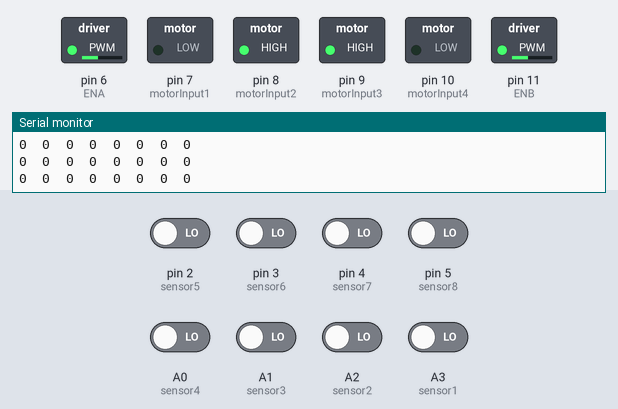
A sketch run on a simulated Arduino Uno, built with avr-gcc and run on an emulated ATmega328P. On the bench: switched loads named in the sketch (green lamp = pin HIGH), the last lines printed to the serial monitor. Inputs (shaded band) come from the test bench; at power-on: A0 (sensor4), A1 (sensor3), A2 (sensor2), A3 (sensor1), pin 2 (sensor5), pin 3 (sensor6), pin 4 (sensor7), pin 5 (sensor8) LOW.

Above: at 2.7 s.
2.8 s: pin 2 (sensor5) driven HIGH
At 3.1 s:
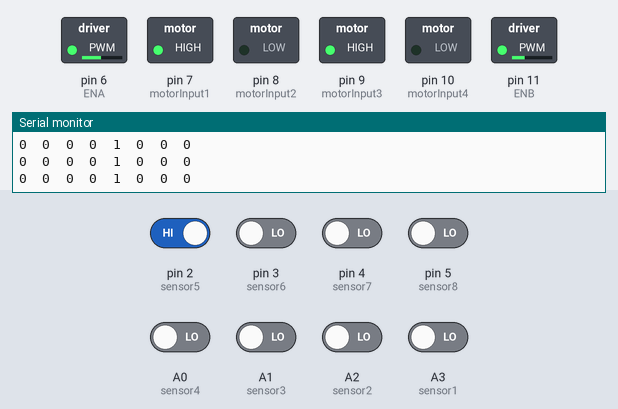
4.3 s: pin 2 (sensor5) driven LOW
At 4.72 s:
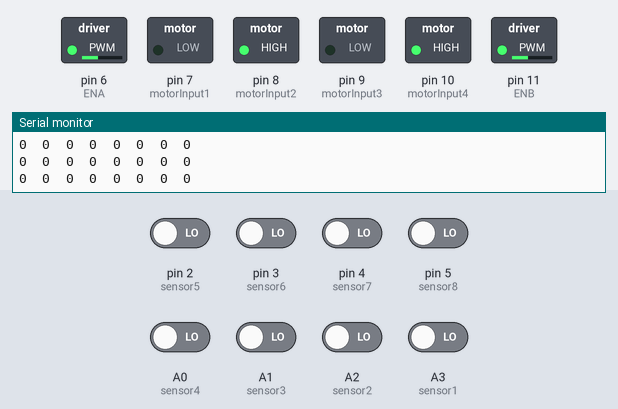
6.1 s: A0 (sensor4) driven HIGH
At 6.6 s:
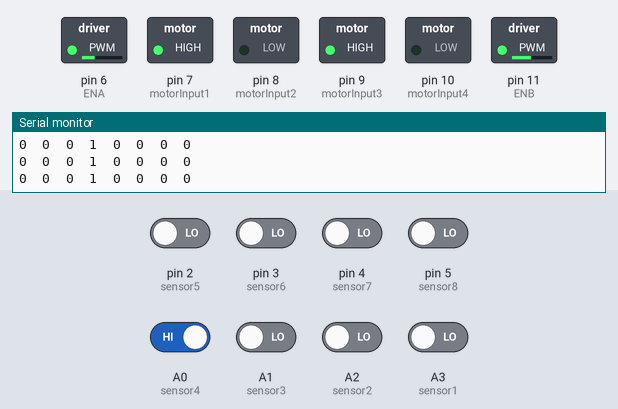
7.6 s: A1 (sensor3) driven HIGH
At 8.3 s:
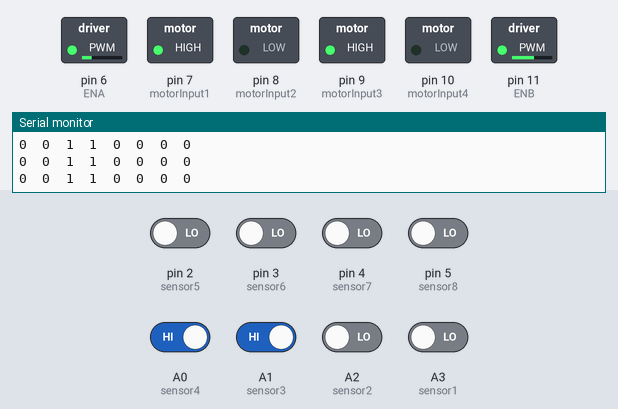
9.1 s: pin 5 (sensor8) driven HIGH
At 9.9 s:
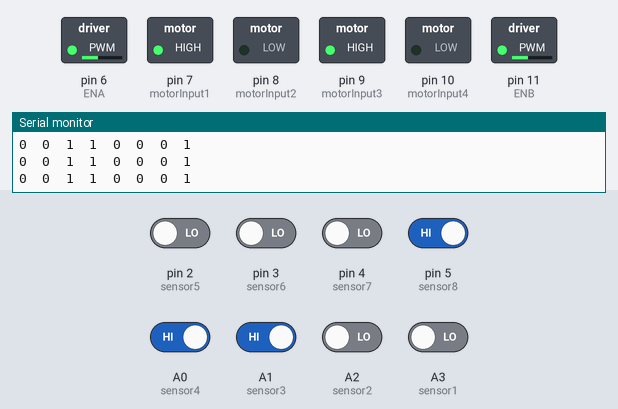
10.6 s: A3 (sensor1) driven HIGH
At 11.6 s:
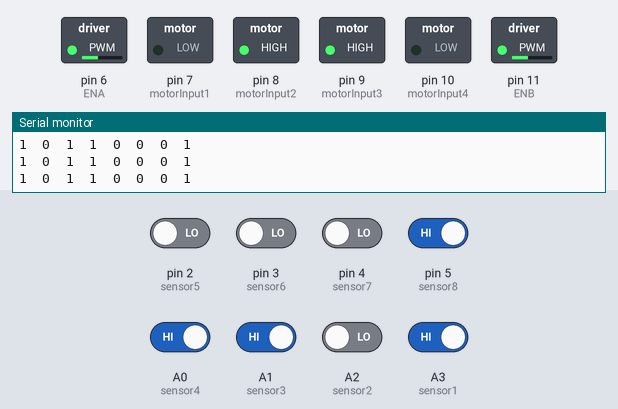
Timing chart, 0 to 13.6 s (numbered marks = the images above; inputs shaded):
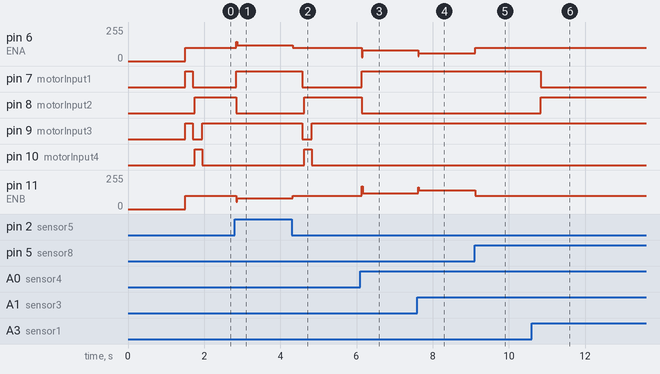

Measured:
- after the input at 2.8 s, pin 6 (ENA): 100/255 → 120/255 after 0.05 s; pin 7 (motorInput1): LOW → HIGH after 0.05 s; pin 8 (motorInput2): HIGH → LOW after 0.05 s; pin 11 (ENB): 100/255 → 80/255 after 0.05 s
- after the input at 4.3 s, pin 6 (ENA): 120/255 → 100/255 at once; pin 7 (motorInput1): HIGH → LOW after 0.28 s; pin 8 (motorInput2): LOW → HIGH after 0.33 s; pin 9 (motorInput3): HIGH → LOW after 0.28 s, → HIGH 0.25 s later; pin 10 (motorInput4): LOW → HIGH after 0.33 s, → LOW 0.20 s later
- after the input at 6.1 s, pin 6 (ENA): 100/255 → 80/255 at once; pin 7 (motorInput1): LOW → HIGH at once; pin 8 (motorInput2): HIGH → LOW at once; pin 11 (ENB): 100/255 → 120/255 at once
- after the input at 7.6 s, pin 6 (ENA): 80/255 → 60/255 at once; pin 11 (ENB): 120/255 → 140/255 at once
- after the input at 9.1 s, pin 6 (ENA): 60/255 → 100/255 at once; pin 11 (ENB): 140/255 → 100/255 at once
- after the input at 10.6 s, pin 7 (motorInput1): HIGH → LOW after 0.23 s; pin 8 (motorInput2): LOW → HIGH after 0.23 s

The sketch:

NsuRiad.ino
```cpp
#define sensor1 A3      // Left most sensor
#define sensor2 A2      // Left sensor
#define sensor3 A1      // Middle Left sensor
#define sensor4 A0      // Middle Right sensor
#define sensor5 2       // Right sensor
#define sensor6 3       // Right most sensor
#define sensor7 4
#define sensor8 5

// Initial Values of Sensors
int sensor[8] = { 0, 0, 0, 0, 0, 0 , 0, 0 };
int surfaceflag = 0;

// Motor Pins
#define ENA 6
#define motorInput1 7
#define motorInput2 8
#define motorInput3 9
#define motorInput4 10
#define ENB 11

int left_motor_speed = 0;
int right_motor_speed = 0;

int spedr = 100;
int spedl = 100;
int spedf = 100;


int DelayCheck = 15;

int DelayForth = 100;
int DelayEvery = 100;
int DelayReverse = 200;
int DelaySharp = 400;
int delaytest = 3000;
int GoodPosition = 2;

int t = 0;

int initial_motor_speed = 100;

// Output Pins for Led
//int ledPin1 = A3;
//int ledPin2 = A4;

// PID Constants
float Kp = 20.00; // Will be tuned on track
float Ki = 0; //these contants will differ in eee and
float Kd = 25.00 ;//cse fest depending on track

// PID Variables
float error = 0, P = 0, I = 0, D = 0, PID_value = 0;
float previous_error = 0, previous_I = 0;

int flag = 0;

void setup() {
  pinMode(sensor1, INPUT);
  pinMode(sensor2, INPUT);
  pinMode(sensor3, INPUT);
  pinMode(sensor4, INPUT);
  pinMode(sensor5, INPUT);
  pinMode(sensor6, INPUT);

  pinMode(motorInput1, OUTPUT);
  pinMode(motorInput2, OUTPUT);
  pinMode(motorInput3, OUTPUT);
  pinMode(motorInput4, OUTPUT);
  pinMode(ENA, OUTPUT);
  pinMode(ENB, OUTPUT);

  /*pinMode(ledPin1, OUTPUT);
    digitalWrite(ledPin1, LOW);*/


  Serial.begin(9600);                     //setting serial monitor at a default baund rate of 9600
  delay(500);
  Serial.println("Started !!");
  delay(1000);
}

void loop()
{
  read_sensor_values(surfaceflag);

  /*************************************************************************************  SHARP_LEFT_DETECT  *******************************************************************************************************************************/

  if (error == 100) {               // Make left turn untill it detects straight path

    //    stop_bot();
    //    delay(delaytest);
    analogWrite(ENA, spedf); //Right Motor Speed
    analogWrite(ENB, spedf); // Left Motor Speed
    forward();
    delay(DelayEvery);
    read_sensor_values(surfaceflag);
    if ( error == 103 ) {
      //stop_bot();
      //delay(5000);
    } else {
      analogWrite(ENA, spedr); //Right Motor Speed
      analogWrite(ENB, spedl); //Left Motor Speed
      sharpLeftTurn();
      delay(DelaySharp);
      read_sensor_values(surfaceflag);
      do {
        analogWrite(ENA, spedr); //Right Motor Speed
        analogWrite(ENB, spedl); //Left Motor Speed
        sharpLeftTurn();
        read_sensor_values(surfaceflag);
      } while (error < -GoodPosition || error > GoodPosition);
      //      stop_bot();
    }
  }

  /**************************************************************************************  SHARP_RIGHT_DETECT  *************************************************************************************** *************************************/

  else if (error == 101) {          // Make right turn untill it detects straight path....If straight path exists.....Go forward

    analogWrite(ENA, spedf); //Right Motor Speed
    analogWrite(ENB, spedf); // Left Motor Speed
    forward();
    delay(DelayEvery);
    read_sensor_values(surfaceflag);

    if ( error == 103 ) {
      //stop_bot();
      //delay(5000);
    } else if (error == 102) {
      do {
        analogWrite(ENA, spedr); //Right Motor Speed
        analogWrite(ENB, spedl); //Left Motor Speed
        sharpRightTurn();
        read_sensor_values(surfaceflag);
      } while (error < -GoodPosition || error > GoodPosition );

    } else {
      analogWrite(ENA, spedf); //Right Motor Speed
      analogWrite(ENB, spedf); //Left Motor Speed
      forward();
      delay(DelayForth);
    }
  }

  /********************************************************************  WHITE_DETECT  *************************************************************************************************************************/

  else if (error == 102) {
    //    Serial.println("IM in 102");
    //    delay(6000);
    t = 0;
    do {
      analogWrite(ENA, spedf); //Right Motor Speed
      analogWrite(ENB, spedf); //Left Motor Speed

      //      analogWrite(ENA, left_motor_speed); //Left Motor Speed
      //      analogWrite(ENB, right_motor_speed); //Right Motor Speed

      forward();
      delayMicroseconds(1000);
      t = t + 1;
      //      Serial.print("t=");
      //      Serial.println(t);
      read_sensor_values(surfaceflag);
      if (t == DelayCheck) {
        //        Serial.println("IM in condition");
        //        delay(6000);
        //        Serial.println("IM out of loop");
        //        delay(6000);

        break;
      }
      //      Serial.println("IM out of condition");
    } while (error == 102);

    //    Serial.println("IM out of do while 102");
    //    delay(6000);

    if (error == 102) {
      analogWrite(ENA, 100); //Right Motor Speed
      analogWrite(ENB, 100); //Left Motor Speed
      stop_bot();
      delay(50);
      reverse();
      delay(DelayReverse);
      do {
        analogWrite(ENA, 100); //Right Motor Speed
        analogWrite(ENB, 100); //Left Motor Speed

        sharpLeftTurn();

        read_sensor_values(surfaceflag);
      } while (error < -GoodPosition || error > GoodPosition );
    }
  }

  /******************************************************************  BLACK_DETECT  ****************************************************************************************************************************/

  else if (error == 103) {

    analogWrite(ENA, spedf); //Right Motor Speed
    analogWrite(ENB, spedf); // Left Motor Speed


    forward();
    delay(DelayEvery);
    read_sensor_values(surfaceflag);
    if (error == 103) {     /**** Finish End Reached, Stop! ****/
      stop_bot();
      // digitalWrite(ledPin1, HIGH);
      // delay(5000);
    } else if (error == 102) {       /**** Move Left ****/
      analogWrite(ENA, spedr); //Right Motor Speed
      analogWrite(ENB, spedl); //Left Motor Speed
      sharpLeftTurn();
      delay(DelaySharp);
      do {
        //Serial.print("\t");
        //Serial.println("Left Here");

        analogWrite(ENA, spedr); //Right Motor Speed
        analogWrite(ENB, spedl); //Left Motor Speed
        sharpLeftTurn();
        read_sensor_values(surfaceflag);
      } while (error < -GoodPosition || error > GoodPosition );

    } else {
      analogWrite(ENA, spedf); //Right Motor Speed
      analogWrite(ENB, spedf); // Left Motor Speed
      forward();
      delay(DelayForth);

    }

  }

  /*******************************************************************************************  PID_CONTROL  *******************************************************************************************************************************/

  else if(error > -5 && error <5) {
    calculate_pid();
    motor_control();
  }
  else
       surfaceflag = checksurface();
}

int checksurface()
{

int i = 0;
int total =0;
while(i<5)
{
  sensor[0] = digitalRead(sensor1);   //  analogRead digitalRead
  sensor[1] = digitalRead(sensor2);
  sensor[2] = digitalRead(sensor3);
  sensor[3] = digitalRead(sensor4);
  sensor[4] = digitalRead(sensor5);
  sensor[5] = digitalRead(sensor6);
  sensor[6] = digitalRead(sensor7);
  sensor[7] = digitalRead(sensor8);
  total+= (sensor[0]+sensor[1] + sensor[2] +  sensor[3] +  sensor[4] + sensor[5] +  sensor[6] +  sensor[7] );
   i++;
}
  if(total>=20)
     return 1;
   else return 0;

}
void read_sensor_values(int surfaceflag)
{
  //IR reading..........

  sensor[0] = digitalRead(sensor1);   //  analogRead digitalRead
  sensor[1] = digitalRead(sensor2);
  sensor[2] = digitalRead(sensor3);
  sensor[3] = digitalRead(sensor4);
  sensor[4] = digitalRead(sensor5);
  sensor[5] = digitalRead(sensor6);
  sensor[6] = digitalRead(sensor7);
  sensor[7] = digitalRead(sensor8);


  //  Serial.print("left_dist=");
  //  Serial.print("");
  //  Serial.print(left_dist);
  //  Serial.print("\t");
  //  Serial.print("right_dist=");
  //  Serial.print("");
  //  Serial.print(right_dist);
  //  Serial.print("\n\n");


  Serial.print(sensor[0]);
  Serial.print("\t");
  Serial.print(sensor[1]);
  Serial.print("\t");
  Serial.print(sensor[2]);
  Serial.print("\t");
  Serial.print(sensor[3]);
  Serial.print("\t");
  Serial.print(sensor[4]);
  Serial.print("\t");
  Serial.print(sensor[5]);
  Serial.print("\t");
  Serial.print(sensor[6]);
  Serial.print("\t");
  Serial.print(sensor[7]);
  Serial.print("\n");

  if (((sensor[0] == 1)&& !surfaceflag)||((sensor[0] == 0)&& surfaceflag))
    error = 100;              // found left
  else if (((sensor[7] == 1)&&!surfaceflag)||((sensor[7] == 0)&& surfaceflag))
    error = 101;              // found right
  else if (((sensor[1] == 0) && (sensor[2] == 0) && (sensor[3] == 0) && (sensor[4] == 0) && (sensor[5] == 0) && (sensor[6] == 0) && !surfaceflag)||((sensor[1] == 1) && (sensor[2] == 1) && (sensor[3] == 1) && (sensor[4] == 1)&& (sensor[5] == 1) && (sensor[6] == 1) &&surfaceflag)) // Make U turn
    error = 102;              //found white
  else if (((sensor[1] == 1) && (sensor[2] == 1) && (sensor[3] == 1) && (sensor[4] == 1) && (sensor[5] == 1) && (sensor[6] == 1)&&!surfaceflag)||((sensor[1] == 0) && (sensor[2] == 0) && (sensor[3] == 0) && (sensor[4] == 0)&& (sensor[5] == 0) && (sensor[6] == 0) &&surfaceflag))// stop
    error = 103;              // found black
  else if (((sensor[1] == 1) && (sensor[2] == 0) && (sensor[3] == 0) && (sensor[4] == 0) && (sensor[5] == 0) && (sensor[6] == 0)&&!surfaceflag)||((sensor[1]==0)&&(sensor[2]==1)&&(sensor[3]==1)&&(sensor[4]==1)&&(sensor[5]==1)&&(sensor[6]==1)&&surfaceflag))
    error = 5;
  else if (((sensor[1] == 1) && (sensor[2] == 1) && (sensor[3] == 0) && (sensor[4] == 0) && (sensor[5] == 0) && (sensor[6] == 0)&&!surfaceflag)||((sensor[1]==0)&&(sensor[2]==0)&&(sensor[3]==1)&&(sensor[4]==1)&&(sensor[5]==1)&&(sensor[6]==1)&&surfaceflag))
    error = 4;
  else if (((sensor[1] == 0) && (sensor[2] == 1) && (sensor[3] == 0) && (sensor[4] == 0) && (sensor[5] == 0) && (sensor[6] == 0)&&!surfaceflag)||((sensor[1]==1)&&(sensor[2]==0)&&(sensor[3]==1)&&(sensor[4]==1)&&(sensor[5]==1)&&(sensor[6]==1)&&surfaceflag))
    error = 3;
  else if (((sensor[1] == 0) && (sensor[2] == 1) && (sensor[3] == 1) && (sensor[4] == 0) && (sensor[5] == 0) && (sensor[6] == 0)&&!surfaceflag)||((sensor[1]==1)&&(sensor[2]==1)&&(sensor[3]==1)&&(sensor[4]==1)&&(sensor[5]==1)&&(sensor[6]==1)&&surfaceflag))
    error = 2;
  else if (((sensor[1] == 0) && (sensor[2] == 0) && (sensor[3] == 1) && (sensor[4] == 0) && (sensor[5] == 0) && (sensor[6] == 0) && !surfaceflag) || ((sensor[1] == 1) && (sensor[2] == 1) && (sensor[3] == 0) && (sensor[4] == 1) && (sensor[5] == 1) && (sensor[6] == 1) && surfaceflag))
    error = 1;
  else if (((sensor[1] == 0) && (sensor[2] == 0) && (sensor[3] == 1) && (sensor[4] == 1) && (sensor[5] == 0) && (sensor[6] == 0)&&!surfaceflag)||((sensor[1]==1)&&(sensor[2]==1)&&(sensor[3]==0)&&(sensor[4]==0)&&(sensor[5]==1)&&(sensor[6]==1)&&surfaceflag))
    error = 0;
  else if (((sensor[1] == 0) && (sensor[2] == 0) && (sensor[3] == 0) && (sensor[4] == 1) && (sensor[5] == 0) && (sensor[6] == 0)&&!surfaceflag)||((sensor[1]==1)&&(sensor[2]==1)&&(sensor[3]==1)&&(sensor[4]==0)&&(sensor[5]==1)&&(sensor[6]==1)&&surfaceflag))
    error = -1;
  else if (((sensor[1] == 0) && (sensor[2] == 0) && (sensor[3] == 0) && (sensor[4] == 1) && (sensor[5] == 1) && (sensor[6] == 0)&&!surfaceflag)||((sensor[1]==1)&&(sensor[2]==1)&&(sensor[3]==1)&&(sensor[4]==1)&&(sensor[5]==1)&&(sensor[6]==1)&&surfaceflag))
    error = -2;
  else if (((sensor[1] == 0) && (sensor[2] == 0) && (sensor[3] == 0) && (sensor[4] == 0) && (sensor[5] == 1) && (sensor[6] == 0)&&!surfaceflag)||((sensor[1]==1)&&(sensor[2]==1)&&(sensor[3]==1)&&(sensor[4]==1)&&(sensor[5]==0)&&(sensor[6]==1)&&surfaceflag))
    error = -3;
  else if (((sensor[1] == 0) && (sensor[2] == 0) && (sensor[3] == 0) && (sensor[4] == 0) && (sensor[5] == 1) && (sensor[6] == 1)&&!surfaceflag)||((sensor[1]==1)&&(sensor[2]==1)&&(sensor[3]==1)&&(sensor[4]==1)&&(sensor[5]==0)&&(sensor[6]==0)&&surfaceflag))
    error = -4;
  else if (((sensor[1] == 0) && (sensor[2] == 0) && (sensor[3] == 0) && (sensor[4] == 0) && (sensor[5] == 0) && (sensor[6] == 1)&&!surfaceflag)||((sensor[1]==1)&&(sensor[2]==1)&&(sensor[3]==1)&&(sensor[4]==1)&&(sensor[5]==1)&&(sensor[6]==0)&&surfaceflag))
    error = -5;

}

void calculate_pid()
{
  P = error;
  I = I + previous_I;
  D = error - previous_error;

  PID_value = (Kp * P) + (Ki * I) + (Kd * D);

  previous_I = I;
  previous_error = error;
}

void motor_control()
{
  // Calculating the effective motor speed:
  int left_motor_speed = initial_motor_speed - PID_value;
  int right_motor_speed = initial_motor_speed + PID_value;

  // The motor speed should not exceed the max PWM value
  left_motor_speed = constrain(left_motor_speed, 0, 255);
  right_motor_speed = constrain(right_motor_speed, 0, 255);

  /*Serial.print(PID_value);
    Serial.print("\t");
    Serial.print(left_motor_speed);
    Serial.print("\t");
    Serial.println(right_motor_speed);*/

  analogWrite(ENA, left_motor_speed); //Left Motor Speed
  analogWrite(ENB, right_motor_speed); //Right Motor Speed

  forward();
}

void forward() {
  digitalWrite(motorInput1, HIGH);
  digitalWrite(motorInput2, LOW);//Right forward rotation
  digitalWrite(motorInput3, HIGH);
  digitalWrite(motorInput4, LOW);//Left forward rotation
}
void reverse() {
  digitalWrite(motorInput1, LOW);
  digitalWrite(motorInput2, HIGH);
  digitalWrite(motorInput3, LOW);
  digitalWrite(motorInput4, HIGH);
}
void sharpLeftTurn() {
  digitalWrite(motorInput1, LOW);//Right reverse rotation
  digitalWrite(motorInput2, HIGH);
  digitalWrite(motorInput3, HIGH);
  digitalWrite(motorInput4, LOW);//Left forward rotation
}
void sharpRightTurn() {
  digitalWrite(motorInput1, HIGH);
  digitalWrite(motorInput2, LOW);//Right forward rotation
  digitalWrite(motorInput3, LOW);//Left reverse rotation
  digitalWrite(motorInput4, HIGH);
}
void stop_bot() {
  //All motors at ease
  digitalWrite(motorInput1, LOW);
  digitalWrite(motorInput2, LOW);
  digitalWrite(motorInput3, LOW);
  digitalWrite(motorInput4, LOW);
}
```
